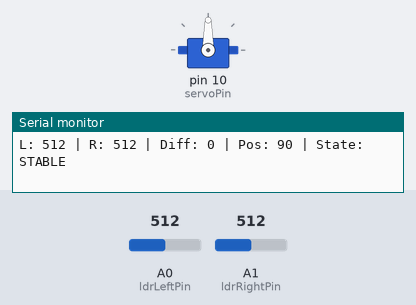
A sketch run on a simulated Arduino Uno, built with avr-gcc and run on an emulated ATmega328P. On the bench: servo, the last lines printed to the serial monitor. Inputs (shaded band) come from the test bench; at power-on: A0 (ldrLeftPin) = 512, A1 (ldrRightPin) = 512.

Above: at 1.7 s.
1.8 s: A0 (ldrLeftPin) set to 543
At 2.98 s:
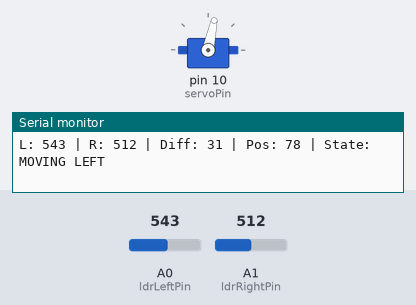
4.8 s: A1 (ldrRightPin) set to 531
At 4.8 s:
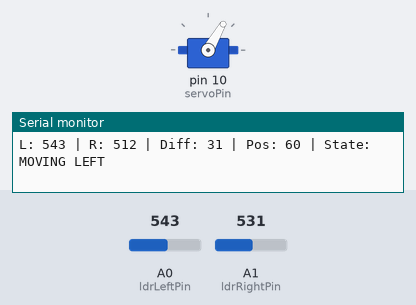
7.8 s: A1 (ldrRightPin) set to 511
At 9.05 s:
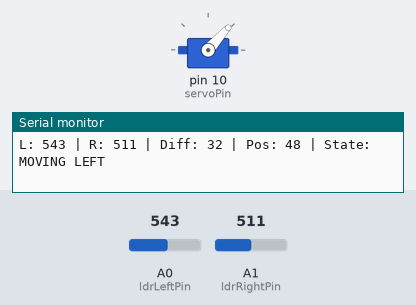
10.8 s: A0 (ldrLeftPin) set to 511
At 10.8 s:
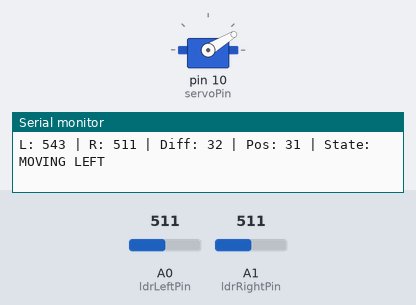
13.8 s: A0 (ldrLeftPin) set to 716
At 16.4 s:
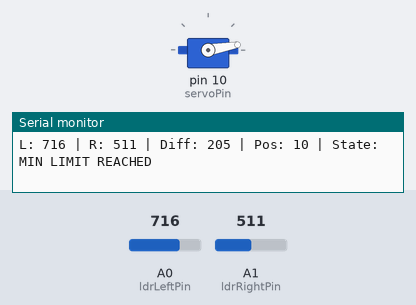
Timing chart, 0 to 17.8 s (numbered marks = the images above; inputs shaded):
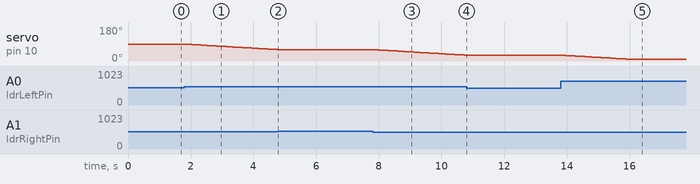

The sketch:

final_single_axis.ino
```cpp
#include <Servo.h>

// ================================
// PIN DEFINITIONS
// ================================

const int ldrLeftPin = A0;
const int ldrRightPin = A1;
const int servoPin = 10;

// ================================
// SERVO CONFIGURATION
// ================================

Servo trackerServo;

int servoPosition = 90;  // Starting position

const int minLimit = 10;
const int maxLimit = 170;

// ================================
// TRACKING CONFIGURATION
// ================================

const int tolerance = 20;
const int delayTime = 100;

// ================================
// SETUP
// ================================

void setup() {

  Serial.begin(9600);

  trackerServo.attach(servoPin);

  // Move servo to starting position
  trackerServo.write(servoPosition);

  delay(500);

  Serial.println("==============================");
  Serial.println("     SOLAR TRACKER STARTED");
  Serial.println("==============================");

  Serial.print("Initial Servo Position: ");
  Serial.println(servoPosition);
}

// ================================
// MAIN LOOP
// ================================

void loop() {

  // Read LDR sensor values
  int ldrLeft = analogRead(ldrLeftPin);
  int ldrRight = analogRead(ldrRightPin);

  // Calculate difference
  int difference = abs(ldrLeft - ldrRight);

  // Default tracking state
  const char* state = "STABLE";

  // Check whether adjustment is needed
  if (difference > tolerance) {

    // More light on the left
    if (ldrLeft > ldrRight) {

      if (servoPosition > minLimit) {

        servoPosition--;
        state = "MOVING LEFT";

      } else {

        state = "MIN LIMIT REACHED";

      }
    }

    // More light on the right
    else if (ldrRight > ldrLeft) {

      if (servoPosition < maxLimit) {

        servoPosition++;
        state = "MOVING RIGHT";

      } else {

        state = "MAX LIMIT REACHED";

      }
    }

    // Update servo position
    trackerServo.write(servoPosition);
  }

  // ================================
  // SERIAL MONITOR OUTPUT
  // ================================

  Serial.print("L: ");
  Serial.print(ldrLeft);

  Serial.print(" | R: ");
  Serial.print(ldrRight);

  Serial.print(" | Diff: ");
  Serial.print(difference);

  Serial.print(" | Pos: ");
  Serial.print(servoPosition);

  Serial.print(" | State: ");
  Serial.println(state);

  // Small delay between readings
  delay(delayTime);
}
```

Measured:
- the behaviour switches between 532 and 533 on A0 (ldrLeftPin) (found by bisection; images 0 and 1)
- the behaviour switches between 522 and 523 on A1 (ldrRightPin) (found by bisection; images 1 and 2)
- after the input at 1.8 s, servo on pin 10 (servoPin): moves from 90° to 60° over 2.9 s, starting at once
- after the input at 4.8 s, servo on pin 10 (servoPin): stays 60° (without the input it goes to 59° after 0.06 s)
- after the input at 7.8 s, servo on pin 10 (servoPin): moves from 60° to 31° over 2.8 s, starting after 0.09 s
- after the input at 10.8 s, servo on pin 10 (servoPin): stays 31° (without the input it goes to 30° after 0.03 s)
- after the input at 13.8 s, servo on pin 10 (servoPin): moves from 31° to 10° over 2.0 s, starting after 0.06 s
